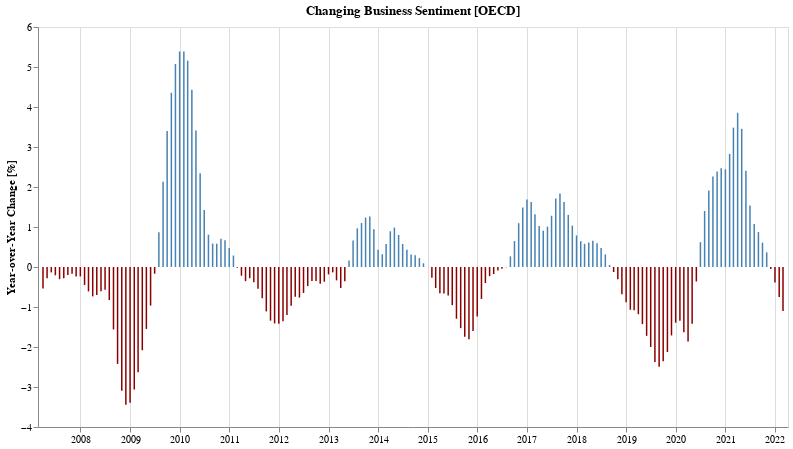

Source (notebook cell):
### Markdown cell above
## Has business sentiment gotten better or worse compared to the same time last year?

### Code cell
bYoy = yoyChartFor(bUsaYoy, 'Business', 'steelblue')
bYoy.display()

### Figure 1 — Vega-Lite specification as saved in the notebook (floating-point values rounded to 4 significant figures; data arrays with more than 128 entries replaced by an {"elided": "..."} marker saying what was removed)
{"config": {"view": {"continuousWidth": 400, "continuousHeight": 300}}, "data": {"name": "data-e87ea3b0c7174ac3f158a03e32adfb17"}, "mark": {"type": "bar", "color": "steelblue", "width": 1.5}, "encoding": {"color": {"condition": {"value": "darkred", "test": "datum['Value'] < 0"}, "value": "steelblue"}, "tooltip": [{"field": "TIME", "format": "%b %Y", "title": "Date", "type": "temporal"}, {"field": "label", "type": "ordinal"}, {"field": "change_in_percent", "type": "ordinal"}], "x": {"axis": {"title": ""}, "field": "TIME", "type": "temporal"}, "y": {"axis": {"grid": false, "title": "Year-over-Year Change [%]"}, "field": "Value", "type": "quantitative"}}, "height": 400, "title": "Changing Business Sentiment [OECD]", "transform": [{"calculate": "'Business'", "as": "label"}, {"calculate": "format(datum.Value, ',.2f')", "as": "change_in_percent"}], "width": 750, "$schema": "https://vega.github.io/schema/vega-lite/v4.17.0.json", "datasets": {"data-e87ea3b0c7174ac3f158a03e32adfb17": {"elided": "180 records"}}}
